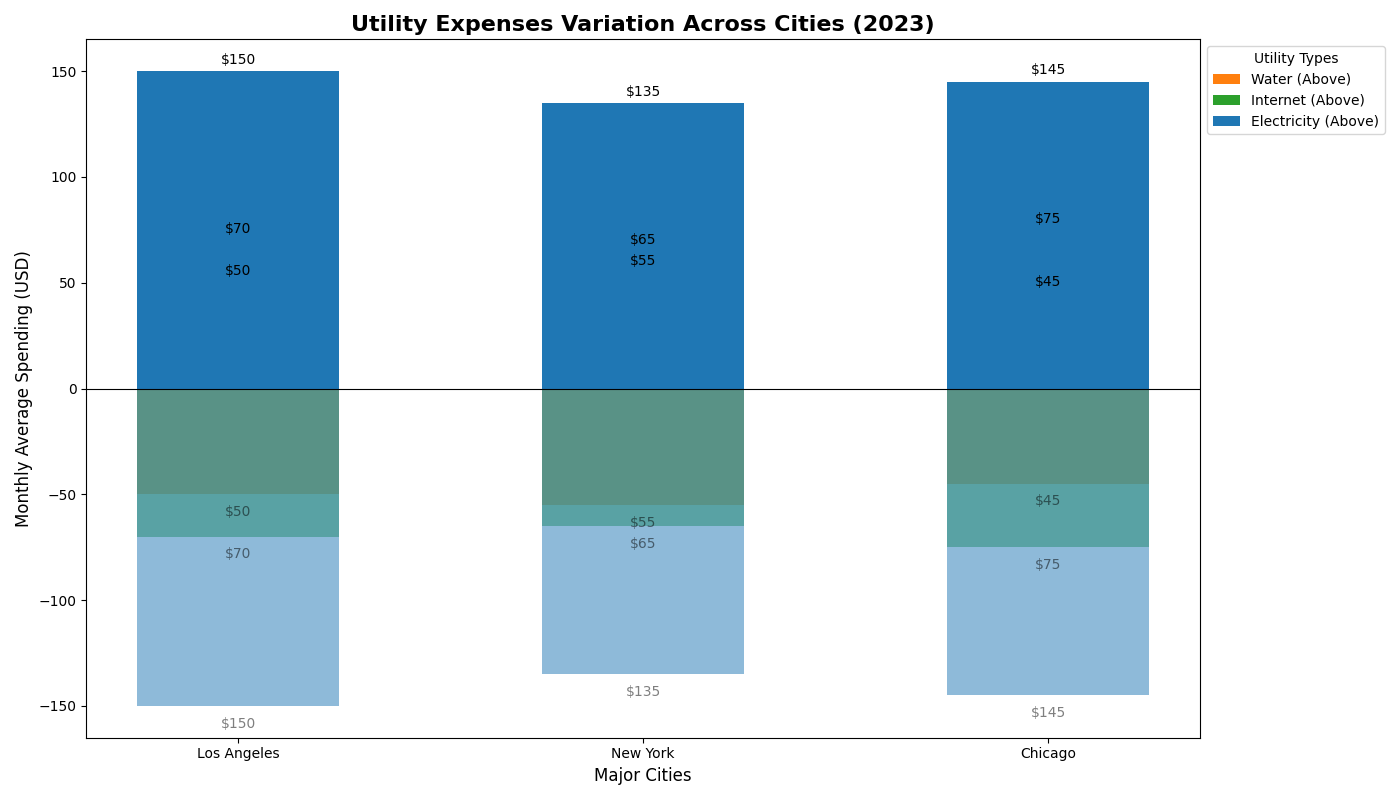

This chart was generated by the following Python code:
import matplotlib.pyplot as plt
import numpy as np

cities = ['Los Angeles', 'New York', 'Chicago']
utilities = ['Water', 'Internet', 'Electricity']

electricity_cost = [150, 135, 145]
water_cost = [50, 55, 45]
internet_cost = [70, 65, 75]

positive_data = np.array([water_cost, internet_cost, electricity_cost])
negative_data = -1 * positive_data

index = np.arange(len(cities))

colors = ['#ff7f0e', '#2ca02c', '#1f77b4']

fig, ax = plt.subplots(figsize=(14, 8))

for i, (utility, color) in enumerate(zip(utilities, colors)):
    ax.bar(index, positive_data[i], 0.5, label=utility + ' (Above)', color=color)
    ax.bar(index, negative_data[i], 0.5, color=color, alpha=0.5)

ax.set_xlabel('Major Cities', fontsize=12)
ax.set_ylabel('Monthly Average Spending (USD)', fontsize=12)
ax.set_title('Utility Expenses Variation Across Cities (2023)', fontsize=16, fontweight='bold')
ax.set_xticks(index)
ax.set_xticklabels(cities)

for i in range(len(utilities)):
    for j in range(len(cities)):
        ax.text(index[j], positive_data[i][j] + 2, 
                f'${positive_data[i][j]:.0f}', ha='center', va='bottom', fontsize=10)
        ax.text(index[j], negative_data[i][j] - 5, 
                f'${-negative_data[i][j]:.0f}', ha='center', va='top', fontsize=10, alpha=0.5)

ax.legend(title='Utility Types', loc='upper left', bbox_to_anchor=(1, 1), fontsize=10)

ax.axhline(0, color='black', linewidth=0.8)

plt.tight_layout()

plt.show()
